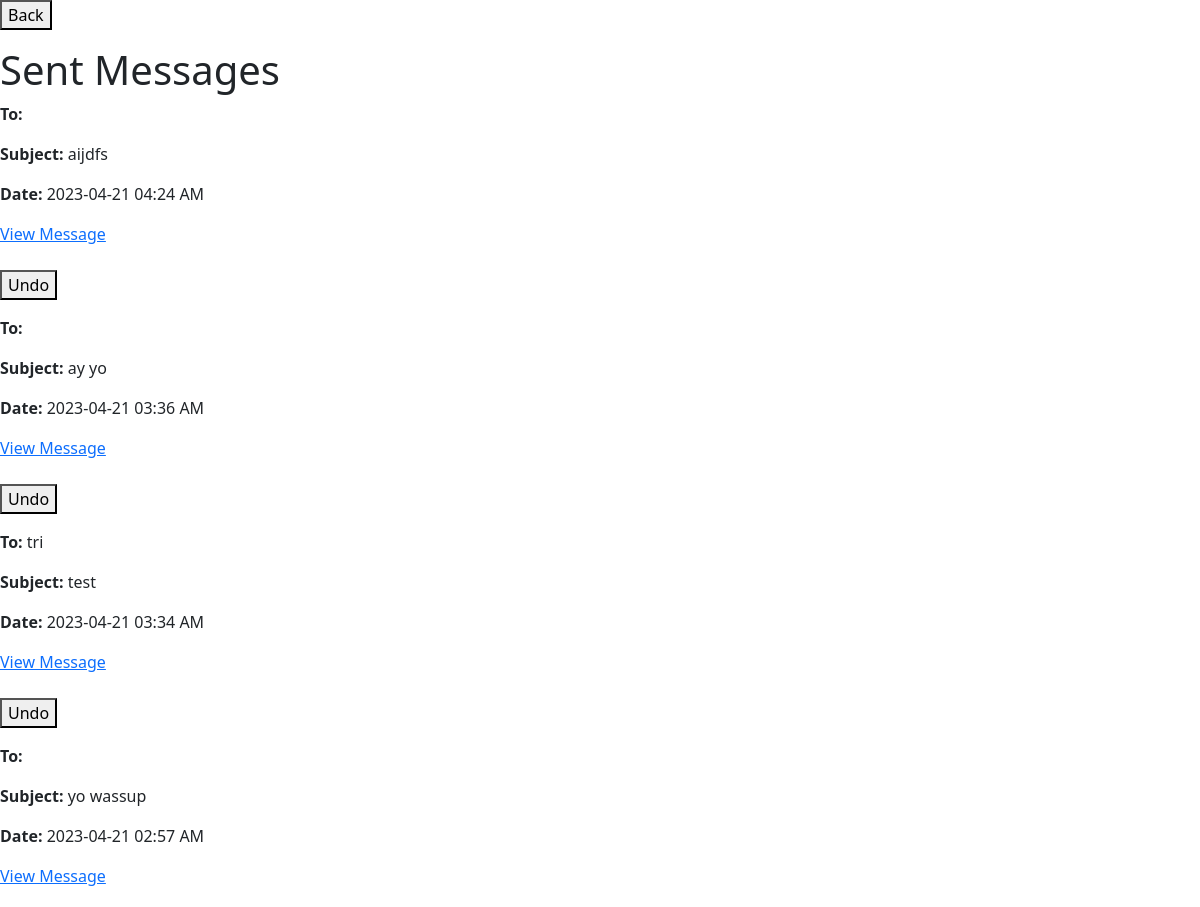
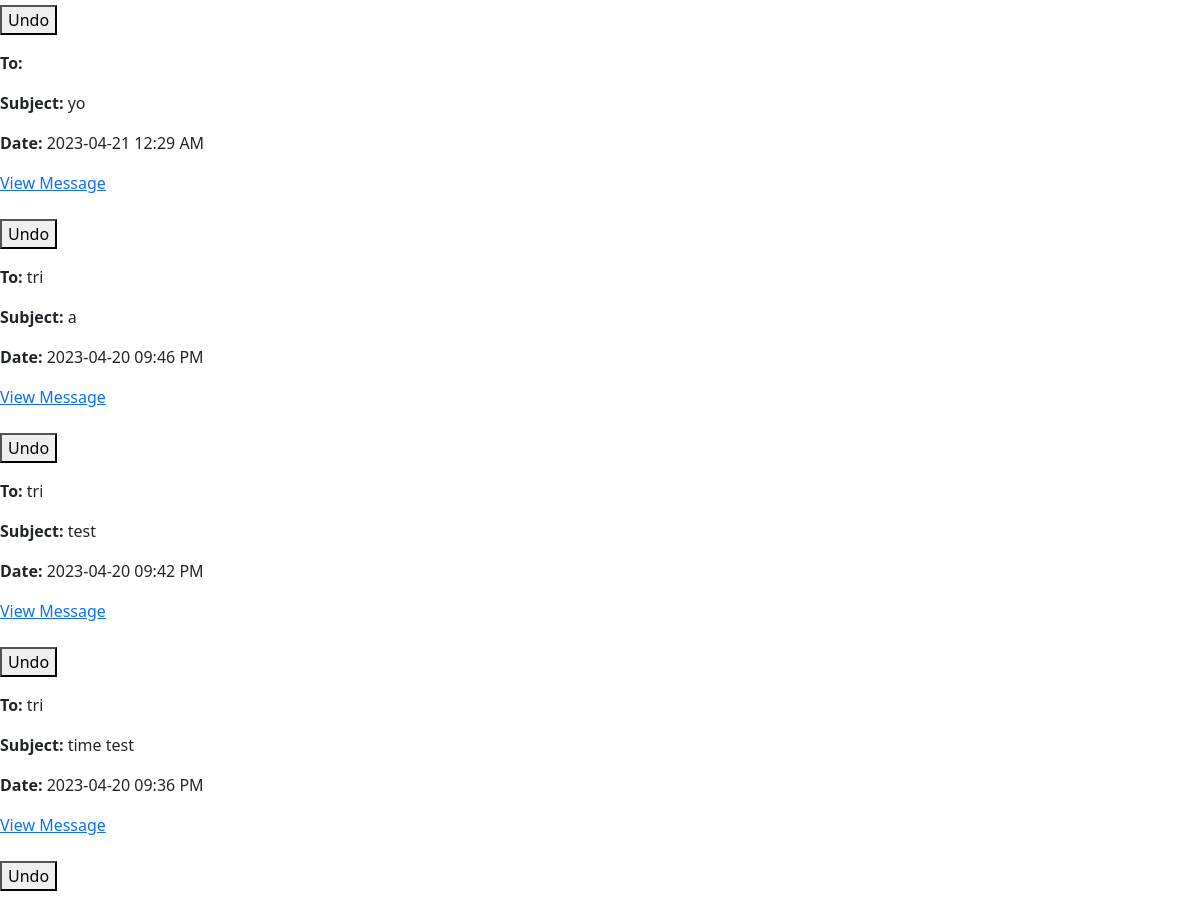
/sent (signed in), run on the app's committed database (2 pictures, top to bottom).
### app/models.py (models this page shows, shortened)
class Message(db.Model):
    id = db.Column(db.Integer, primary_key=True)
    sender_id = db.Column(db.Integer, db.ForeignKey('user.id'), nullable=False)
    recipient_id = db.Column(db.Integer, db.ForeignKey('user.id'), nullable=False)
    subject = db.Column(db.String(100), nullable=False)
    body = db.Column(db.String(500), nullable=False)
    timestamp = db.Column(db.DateTime, default=datetime.now())
    sender = db.relationship('User', foreign_keys=[sender_id])
    recipient = db.relationship('User', foreign_keys=[recipient_id])

class User(db.Model, UserMixin):
    id = db.Column(db.Integer, primary_key=True)
    username = db.Column(db.String(32), nullable=False)
    password = db.Column(db.String(32), nullable=False)
    email = db.Column(db.String(100), nullable=False)
    bio = db.Column(db.String(100), nullable = False, default = '')
    name = db.Column(db.String(32), nullable = False, default = '')
    friends = db.relationship('Friend', backref='user', lazy='dynamic')

### app/routes.py (the view)
@myapp_obj.route('/sent')
@login_required
def sent():
    messages = Message.query.filter_by(sender=current_user).order_by(Message.timestamp.desc()).all()
    return render_template('sent.html', messages=messages) #renders the sent messsages page

### app/models.py (called while the page is built)
@login_manager.user_loader
def load_user(user_id):
    return User.query.get(int(user_id))

### app/templates/sent.html (shortened to what this page needs)
<link href="https://cdn.jsdelivr.net/npm/bootstrap@5.3.0-alpha3/dist/css/bootstrap.min.css" rel="stylesheet">
<form action="{{ url_for('mainpage') }}">
  <button type="submit">Back</button>
</form>
<h1>Sent Messages</h1>
  {% for message in messages %}
    <div class="message">
      <p><strong>To:</strong> {{ message.recipient.username }}</p>
      <p><strong>Subject:</strong> {{ message.subject }}</p>
      <p><strong>Date:</strong> {{ message.timestamp.strftime('%Y-%m-%d %I:%M %p') }}</p>
      <td><a href="{{ url_for('message', message_id=message.id) }}">View Message</a></td>
      <br>
      <br>
    </div>
    <div>
      <form action="/undo/{{ message.id }}" method="POST">
          <button type="submit">Undo</button>
      </form>
  </div>
  {% endfor %}

### data on the page
Message: subject "aijdfs", timestamp "2023-04-21 04:24 AM"
Message: subject "ay yo", timestamp "2023-04-21 03:36 AM"
Message: recipient.username "tri", subject "test", timestamp "2023-04-21 03:34 AM"
Message: subject "yo wassup", timestamp "2023-04-21 02:57 AM"
Message: subject "yo", timestamp "2023-04-21 12:29 AM"
Message: recipient.username "tri", subject "a", timestamp "2023-04-20 09:46 PM"
Message: recipient.username "tri", subject "test", timestamp "2023-04-20 09:42 PM"
Message: recipient.username "tri", subject "time test", timestamp "2023-04-20 09:36 PM"
